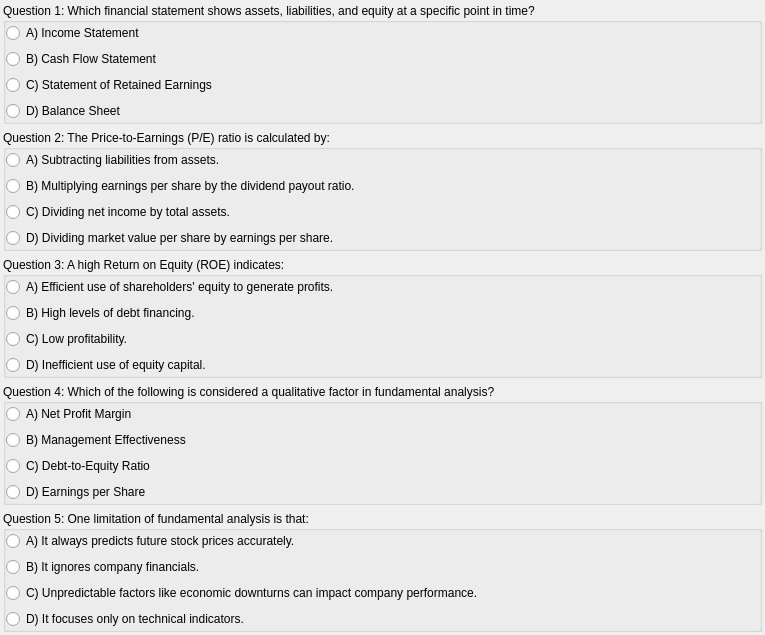
                 <widget class="QWidget" name="quiz3scrollWidget">
                  <property name="geometry">
                   <rect>
                    <x>0</x>
                    <y>0</y>
                    <width>765</width>
                    <height>610</height>
                   </rect>
                  </property>
                  <layout class="QVBoxLayout" name="verticalLayout_15">
                   <property name="leftMargin">
                    <number>3</number>
                   </property>
                   <property name="topMargin">
                    <number>3</number>
                   </property>
                   <property name="rightMargin">
                    <number>3</number>
                   </property>
                   <property name="bottomMargin">
                    <number>3</number>
                   </property>
                   <item>
                    <widget class="QGroupBox" name="M3Question1">
                     <property name="sizePolicy">
                      <sizepolicy hsizetype="Preferred" vsizetype="Preferred">
                       <horstretch>0</horstretch>
                       <verstretch>0</verstretch>
                      </sizepolicy>
                     </property>
                     <property name="title">
                      <string>Question 1: Which financial statement shows assets, liabilities, and equity at a specific point in time?</string>
                     </property>
                     <property name="checkable">
                      <bool>false</bool>
                     </property>
                     <layout class="QVBoxLayout" name="verticalLayout_16">
                      <property name="leftMargin">
                       <number>0</number>
                      </property>
                      <property name="topMargin">
                       <number>0</number>
                      </property>
                      <property name="rightMargin">
                       <number>0</number>
                      </property>
                      <property name="bottomMargin">
                       <number>0</number>
                      </property>
                      <item>
                       <widget class="QRadioButton" name="M3Q1A1">
                        <property name="text">
                         <string>A) Income Statement</string>
                        </property>
                       </widget>
                      </item>
                      <item>
                       <widget class="QRadioButton" name="M3Q1A2">
                        <property name="text">
                         <string>B) Cash Flow Statement</string>
                        </property>
                       </widget>
                      </item>
                      <item>
                       <widget class="QRadioButton" name="M3Q1A3">
                        <property name="text">
                         <string>C) Statement of Retained Earnings</string>
                        </property>
                       </widget>
                      </item>
                      <item>
                       <widget class="QRadioButton" name="M3Q1A4_C">
                        <property name="text">
                         <string>D) Balance Sheet</string>
                        </property>
                       </widget>
                      </item>
                     </layout>
                    </widget>
                   </item>
                   <item>
                    <widget class="QGroupBox" name="M3Question2">
                     <property name="title">
                      <string>Question 2: The Price-to-Earnings (P/E) ratio is calculated by:</string>
                     </property>
                     <layout class="QVBoxLayout" name="verticalLayout_17">
                      <property name="leftMargin">
                       <number>0</number>
                      </property>
                      <property name="topMargin">
                       <number>0</number>
                      </property>
                      <property name="rightMargin">
                       <number>0</number>
                      </property>
                      <property name="bottomMargin">
                       <number>0</number>
                      </property>
                      <item>
                       <widget class="QRadioButton" name="M3Q2A1">
                        <property name="text">
                         <string>A) Subtracting liabilities from assets.</string>
                        </property>
                       </widget>
                      </item>
                      <item>
                       <widget class="QRadioButton" name="M3Q2A2">
                        <property name="text">
                         <string>B) Multiplying earnings per share by the dividend payout ratio.</string>
                        </property>
                       </widget>
                      </item>
                      <item>
                       <widget class="QRadioButton" name="M3Q2A3">
                        <property name="text">
                         <string>C) Dividing net income by total assets.</string>
                        </property>
                       </widget>
                      </item>
                      <item>
                       <widget class="QRadioButton" name="M3Q2A4_C">
                        <property name="text">
                         <string>D) Dividing market value per share by earnings per share.</string>
                        </property>
                       </widget>
                      </item>
                     </layout>
                    </widget>
                   </item>
                   <item>
                    <widget class="QGroupBox" name="M3Question3">
                     <property name="title">
                      <string>Question 3: A high Return on Equity (ROE) indicates:</string>
                     </property>
                     <layout class="QVBoxLayout" name="verticalLayout_18">
                      <property name="leftMargin">
                       <number>0</number>
                      </property>
                      <property name="topMargin">
                       <number>0</number>
                      </property>
                      <property name="rightMargin">
                       <number>0</number>
                      </property>
                      <property name="bottomMargin">
                       <number>0</number>
                      </property>
                      <item>
                       <widget class="QRadioButton" name="M3Q3A1_C">
                        <property name="text">
                         <string>A) Efficient use of shareholders' equity to generate profits.</string>
                        </property>
                       </widget>
                      </item>
                      <item>
                       <widget class="QRadioButton" name="M3Q3A2">
                        <property name="text">
                         <string>B) High levels of debt financing.</string>
                        </property>
                       </widget>
                      </item>
                      <item>
                       <widget class="QRadioButton" name="M3Q3A3">
                        <property name="text">
                         <string>C) Low profitability.</string>
                        </property>
                       </widget>
                      </item>
                      <item>
                       <widget class="QRadioButton" name="M3Q3A4">
                        <property name="text">
                         <string>D) Inefficient use of equity capital.</string>
                        </property>
                       </widget>
                      </item>
                     </layout>
                    </widget>
                   </item>
                   <item>
                    <widget class="QGroupBox" name="M3Question4">
                     <property name="title">
                      <string>Question 4: Which of the following is considered a qualitative factor in fundamental analysis?</string>
                     </property>
                     <layout class="QVBoxLayout" name="verticalLayout_19">
                      <property name="leftMargin">
                       <number>0</number>
                      </property>
                      <property name="topMargin">
                       <number>0</number>
                      </property>
                      <property name="rightMargin">
                       <number>0</number>
                      </property>
                      <property name="bottomMargin">
                       <number>0</number>
                      </property>
                      <item>
                       <widget class="QRadioButton" name="M3Q4A1">
                        <property name="text">
                         <string>A) Net Profit Margin</string>
                        </property>
                       </widget>
                      </item>
                      <item>
                       <widget class="QRadioButton" name="M3Q4A2_C">
                        <property name="text">
                         <string>B) Management Effectiveness</string>
                        </property>
                       </widget>
                      </item>
                      <item>
                       <widget class="QRadioButton" name="M3Q4A3">
                        <property name="text">
                         <string>C) Debt-to-Equity Ratio</string>
                        </property>
                       </widget>
                      </item>
                      <item>
                       <widget class="QRadioButton" name="M3Q4A4">
                        <property name="text">
                         <string>D) Earnings per Share</string>
                        </property>
                       </widget>
                      </item>
                     </layout>
                    </widget>
                   </item>
                   <item>
                    <widget class="QGroupBox" name="M3Question5">
                     <property name="title">
                      <string>Question 5: One limitation of fundamental analysis is that:</string>
                     </property>
                     <layout class="QVBoxLayout" name="verticalLayout_20">
                      <property name="leftMargin">
                       <number>0</number>
                      </property>
                      <property name="topMargin">
                       <number>0</number>
                      </property>
                      <property name="rightMargin">
                       <number>0</number>
                      </property>
                      <property name="bottomMargin">
                       <number>0</number>
                      </property>
                      <item>
                       <widget class="QRadioButton" name="M3Q5A1">
                        <property name="text">
                         <string>A) It always predicts future stock prices accurately.</string>
                        </property>
                       </widget>
                      </item>
                      <item>
                       <widget class="QRadioButton" name="M3Q5A4">
                        <property name="text">
                         <string>B) It ignores company financials.</string>
                        </property>
                       </widget>
                      </item>
                      <item>
                       <widget class="QRadioButton" name="M3Q5A3_C">
                        <property name="text">
                         <string>C) Unpredictable factors like economic downturns can impact company performance.</string>
                        </property>
                       </widget>
                      </item>
                      <item>
                       <widget class="QRadioButton" name="M3Q5A2">
                        <property name="text">
                         <string>D) It focuses only on technical indicators.</string>
                        </property>
                       </widget>
                      </item>
                     </layout>
                    </widget>
                   </item>
                  </layout>
                 </widget>
